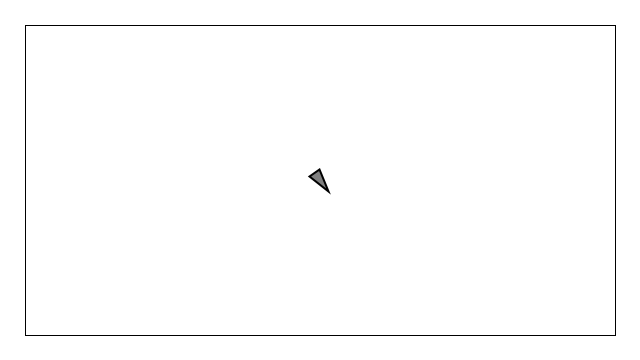
Frame 1 (no input)
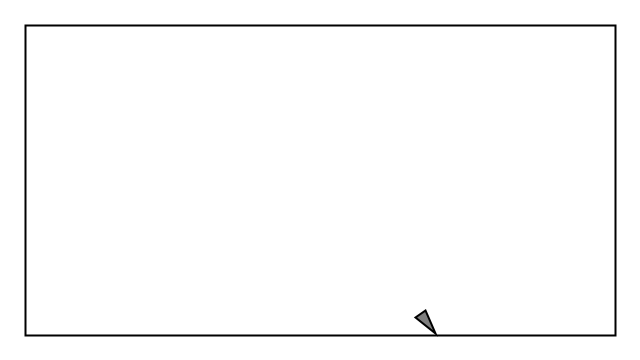
Frame 60 (the mouse pressed at the canvas centre just before this capture)
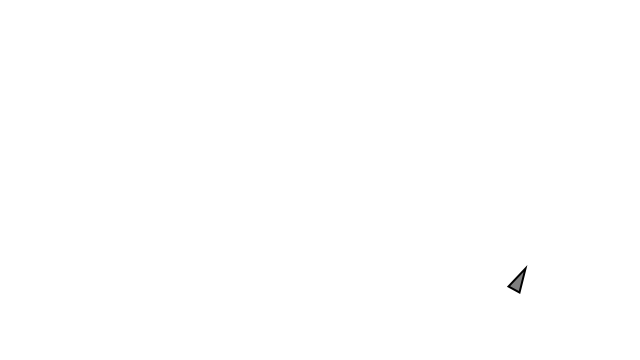
Frame 120 (the mouse held since frame 60 and released just before this capture)

The Processing sketch that drew these frames (run headless with seeded random() and noise(); from frame 60 on, the mouse is pressed at the canvas centre):

// Processing sketch: Example_5_3_Stay_Within_Walls
// ── Example_5_3_Stay_Within_Walls.pde
// The Nature of Code
// Daniel Shiffman
// http://natureofcode.com

// Stay Within Walls
// "Made-up" Steering behavior to stay within walls

Vehicle vehicle;

boolean debug = true;
int offset = 25;

void setup() {
  size(640, 360);
  vehicle = new Vehicle(width / 2, height / 2);
}

void draw() {
  background(255);

  if (debug) {
    stroke(0);
    noFill();
    rectMode(CENTER);
    rect(width / 2, height / 2, width - offset * 2, height - offset * 2);
  }

  // Call the appropriate steering behaviors for our agents
  vehicle.boundaries(offset);

  vehicle.update();
  vehicle.show();

}

void mousePressed() {
  debug = !debug;
}

// ── Vehicle.pde
// The Nature of Code
// Daniel Shiffman
// http://natureofcode.com

// The "Vehicle" class

class Vehicle {
  PVector position;
  PVector velocity;
  PVector acceleration;
  float r;
  float maxspeed;
  float maxforce;
  
  Vehicle(float x, float y) {
    this.acceleration = new PVector(0, 0);
    this.velocity = new PVector(3, 4);
    this.position = new PVector(x, y);
    this.r = 6;
    this.maxspeed = 3;
    this.maxforce = 0.15;
  }

  // Method to update location
  void update() {
    // Update velocity
    this.velocity.add(this.acceleration);
    // Limit speed
    this.velocity.limit(this.maxspeed);
    this.position.add(this.velocity);
    // Reset accelerationelertion to 0 each cycle
    this.acceleration.mult(0);
  }

  void applyForce(PVector force) {
    // We could add mass here if we want A = F / M
    this.acceleration.add(force);
  }

  void boundaries(int offset) {
    PVector desired = null;

    if (this.position.x < offset) {
      desired = new PVector(this.maxspeed, this.velocity.y);
    } else if (this.position.x > width - offset) {
      desired = new PVector(-this.maxspeed, this.velocity.y);
    }

    if (this.position.y < offset) {
      desired = new PVector(this.velocity.x, this.maxspeed);
    } else if (this.position.y > height - offset) {
      desired = new PVector(this.velocity.x, -this.maxspeed);
    }

    if (desired != null) {
      desired.normalize();
      desired.mult(this.maxspeed);
      PVector steer = PVector.sub(desired, this.velocity);
      steer.limit(this.maxforce);
      this.applyForce(steer);
    }
  }

  void show() {
    // Draw a triangle rotated in the direction of velocity
    float angle = this.velocity.heading();
    fill(127);
    stroke(0);
    strokeWeight(2);
    push();
    translate(this.position.x, this.position.y);
    rotate(angle);
    beginShape();
    vertex(this.r * 2, 0);
    vertex(-this.r * 2, -this.r);
    vertex(-this.r * 2, this.r);
    endShape(CLOSE);
    pop();
  }
}
